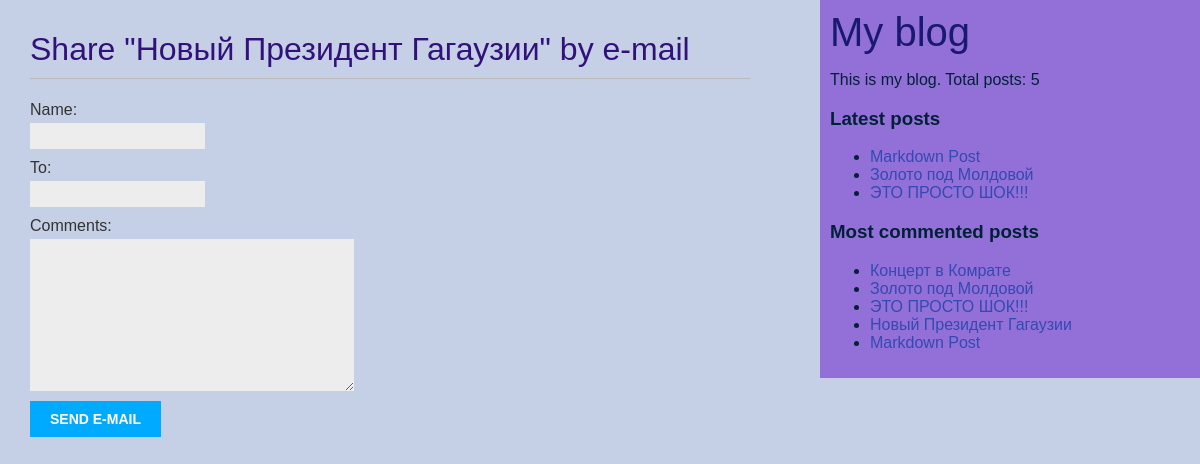
Screenshot of /blog/1/share/ with the database file from the repository.
### blog/models.py (models this page shows, shortened)
class Post(models.Model):
    class Status(models.TextChoices):
        DRAFT = 'DF', 'Draft'
        PUBLISHED = 'PB', 'Published'
    title = models.CharField(max_length=250)
    slug = models.SlugField(max_length=250, unique_for_date='publish')
    author = models.ForeignKey(User,
                               on_delete=models.CASCADE,
                               related_name='blog_posts')
    body = models.TextField()
    publish = models.DateTimeField(default=timezone.now)
    created = models.DateTimeField(auto_now_add=True)
    updated = models.DateTimeField(auto_now=True)
    status = models.CharField(max_length=2,
                              choices=Status.choices,
                              default=Status.DRAFT)
    tags = TaggableManager()
    objects = models.Manager()
    published = PublishedManager()
    def get_absolute_url(self):
        return reverse('blog:post_detail',
                       args=[self.publish.year,
                             self.publish.month,
                             self.publish.day,
                             self.slug])
    class Meta:
        ordering = ['-publish']
        indexes = [
            models.Index(fields=['-publish']),
        ]

### blog/views.py (the view)
# urls.py: path('<int:post_id>/share/', views.post_share, name='post_share'),
def post_share(request, post_id):
    post = get_object_or_404(Post,
                             id=post_id,
                             status=Post.Status.PUBLISHED)
    sent = False
    if request.method == 'POST':
        form = EmailPostForm(request.POST)
        if form.is_valid():
            cd = form.cleaned_data
            post_url = request.build_absolute_uri(post.get_absolute_url())
            subject = f'{cd["name"]} recommends you read {post.title}'
            message = f'Read {post.title} at {post_url}\n\n {cd["name"]}\'s comments: {cd["comments"]}'
            send_mail(subject, message, 'popilchmo@gmail.com', [cd["to"]])
            sent = True
    else:
        form = EmailPostForm()
    return render(request, 'blog/post/share.html', {'post': post, 'form': form, 'sent': sent})

### blog/forms.py
class EmailPostForm(forms.Form):
    name = forms.CharField(max_length=25)
    email_ = forms.EmailField()
    to = forms.EmailField()
    comments = forms.CharField(required=False, widget=forms.Textarea)

### blog/models.py (called while the page is built)
    def get_queryset(self):
        return super().get_queryset().filter(status=Post.Status.PUBLISHED)

### blog/templatetags/blog_tags.py (called while the page is built)
@register.simple_tag
def total_posts():
    return Post.published.count()

@register.inclusion_tag('blog/post/latest_posts.html')
def show_latest_posts(count=5):
    latest_post = Post.published.order_by('-publish')[:count]
    return {'latest_posts': latest_post}

@register.simple_tag
def get_most_commented_posts(count=5):
    return Post.published.annotate(total_comments=Count('comments')).order_by('-total_comments')[:count]

### blog/templates/blog/post/share.html (shortened to what this page needs)
{% extends "blog/base.html" %}
{% block content %}
 {% if sent %}
 <h1>E-mail successfully sent</h1>
 <p>
 "{{ post.title }}" was successfully sent
 to {{ form.cleaned_data.to }}.
 </p>
 {% else %}
 <h1>Share "{{ post.title }}" by e-mail</h1>
 <form method="post">
 {{ form.as_p }}
 <input type="submit" value="Send e-mail">
 </form>
 {% endif %}
{% endblock %}

### blog/templates/blog/base.html (shortened to what this page needs)
{% load blog_tags %}
{% load static %}
<!DOCTYPE html>
<html>
<head>
 <link href="{% static 'blog/css/blog.css' %}" rel="stylesheet">
</head>
<body>
 <div id="content">
 {% block content %}
 {% endblock %}
 </div>
 <div id="sidebar">
  <a class="logo-link" href="{% url 'blog:post_list' %}">My blog</a>
 <p>This is my blog.
  Total posts: {% total_posts %}
 </p>
  <h3>Latest posts</h3>
 {% show_latest_posts 3 %}
  <h3>Most commented posts</h3>
 {% get_most_commented_posts as most_commented_posts %}
 <ul>
 {% for post in most_commented_posts %}
 <li>
 <a href="{{ post.get_absolute_url }}">{{ post.title }}</a>
 </li>
 {% endfor %}
 </ul>
 </div>
</body>
</html>

### blog/templates/blog/post/latest_posts.html
<ul>
 {% for post in latest_posts %}
 <li>
 <a href="{{ post.get_absolute_url }}">{{ post.title }}</a>
 </li>
 {% endfor %}
</ul>

### blog/static/blog/css/blog.css (style rules this page uses)
body { margin:0; padding:0; font-family:helvetica, sans-serif; background: #C5D0E6; color: #002137; }
a { color: #324AB2; text-decoration:none; }
.logo-link { text-decoration: none; color: #191970; font-size: 40px; font-weight:normal; }
h1 { font-weight:normal; border-bottom:1px solid #bbb; padding:0 0 10px 0; color: #32127A; }
#content { float:left; width:60%; padding:0 0 0 30px; margin-top: 10px; }
#sidebar { float:right; width:30%; padding:10px; background:#9370D8; height:100%; }
label { float:left; clear:both; color:#333; margin-bottom:4px; }
input, textarea { clear:both; float:left; margin:0 0 10px; background:#ededed; border:0; padding:6px 10px; font-size:12px; }
input[type=submit] { font-weight:bold; background:#00abff; color:#fff; padding:10px 20px; font-size:14px; text-transform:uppercase; }

### rows the page displays
Post: title "Новый Президент Гагаузии"
Post: title "Markdown Post"
Post: title "Золото под Молдовой"
Post: title "ЭТО ПРОСТО ШОК!!!"
Post: title "Концерт в Комрате"
